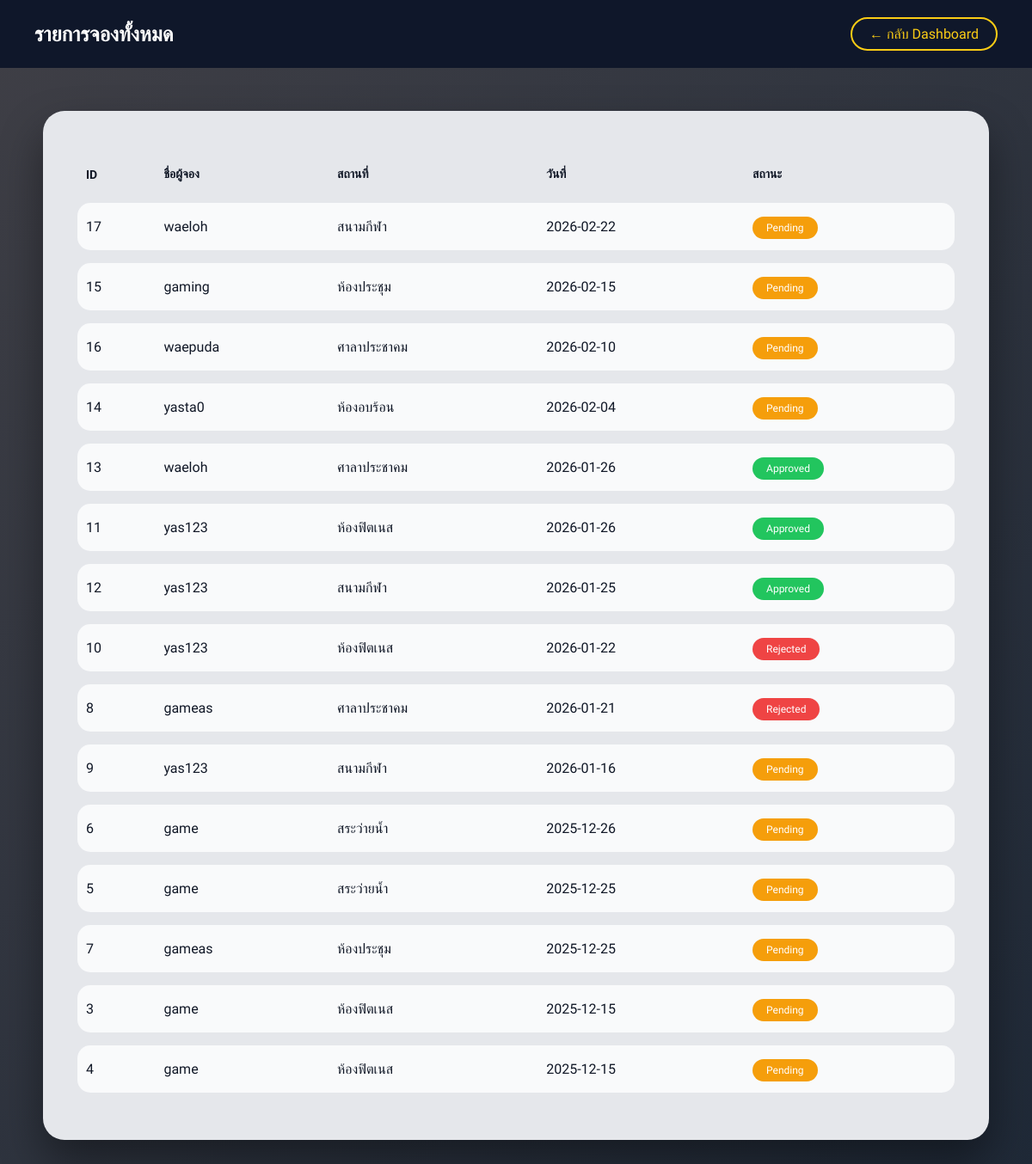
The app's page /admin/admin_bookings.php with its own data.
### tables this page shows
CREATE TABLE `bookings` (
  `id` int(11) NOT NULL,
  `user_id` int(11) DEFAULT NULL,
  `place_id` int(11) DEFAULT NULL,
  `booking_date` date DEFAULT NULL,
  `start_time` time DEFAULT NULL,
  `end_time` time DEFAULT NULL,
  `STATUS` enum('pending','approved','rejected') DEFAULT 'pending',
  `note` text DEFAULT NULL
);

CREATE TABLE `users` (
  `id` int(11) NOT NULL,
  `username` varchar(50) DEFAULT NULL,
  `PASSWORD` varchar(255) DEFAULT NULL,
  `role` enum('admin','user') DEFAULT 'user'
);

CREATE TABLE `places` (
  `id` int(11) NOT NULL,
  `place_name` varchar(100) DEFAULT NULL,
  `description` text DEFAULT NULL
);

### admin/admin_bookings.php (the view, shortened to what this page needs)
<?php
require '../db.php';
$sql = "
SELECT
    b.id,
    u.username AS user_name,
    p.place_name,
    b.booking_date,
    b.start_time,
    b.end_time,
    b.status
FROM bookings b
JOIN users u ON b.user_id = u.id
JOIN places p ON b.place_id = p.id
ORDER BY b.booking_date DESC
";
$stmt = $pdo->prepare($sql);
$stmt->execute();
?>
<!DOCTYPE html>
<html lang="th">
<head>
<link rel="stylesheet" href="admin_bookings.css">
</head>
<body>
<div class="topbar">
    <div class="topbar-content">
        <h1>รายการจองทั้งหมด</h1>
        <a href="dashboard.php" class="back-btn">← กลับ Dashboard</a>
    </div>
</div>
<div class="container">
    <div class="table-box">
        <table class="booking-table">
            <thead>
                <tr>
                    <th>ID</th>
                    <th>ชื่อผู้จอง</th>
                    <th>สถานที่</th>
                    <th>วันที่</th>
                    <th>สถานะ</th>
                </tr>
            </thead>
            <tbody>
            <?php if($stmt->rowCount() > 0): ?>
                <?php while($row = $stmt->fetch(PDO::FETCH_ASSOC)): ?>
                <tr>
                   <td><?= $row['id'] ?></td>
                   <td><?= htmlspecialchars($row['user_name']) ?></td>
                   <td><?= htmlspecialchars($row['place_name']) ?></td>
                   <td><?= $row['booking_date'] ?></td>
                   <td>
                        <?php
                        $status = $row['status'];
                        $class = '';
                        if($status == 'pending') $class = 'pending';
                        elseif($status == 'approved') $class = 'approved';
                        elseif($status == 'rejected') $class = 'rejected';
                        ?>
                        <span class="status <?= $class ?>">
                            <?= ucfirst($status) ?>
                        </span>
                   </td>
                </tr>
                <?php endwhile; ?>
            <?php else: ?>
                <tr>
                    <td colspan="5" class="empty">ไม่มีข้อมูลการจอง</td>
                </tr>
            <?php endif; ?>
            </tbody>
        </table>
    </div>
</div>
</body>
</html>

### admin/admin_bookings.css (style rules this page uses)
* { margin:0; padding:0; box-sizing:border-box; font-family:'Kanit',sans-serif; }
body { min-height:100vh; background:linear-gradient(135deg,#3f3f46,#1f2937); color:#fff; }
.topbar { background:#0f172a; padding:20px 40px; }
.topbar-content { display:flex; justify-content:space-between; align-items:center; }
.topbar h1 { font-size:24px; }
.back-btn { text-decoration:none; padding:8px 20px; border-radius:25px; border:2px solid #facc15; color:#facc15; transition:0.3s; }
.container { padding:50px; }
.table-box { background:#e5e7eb; border-radius:25px; padding:40px; box-shadow:0 25px 50px rgba(0,0,0,0.4); color:#111827; }
.booking-table { width:100%; border-collapse:separate; border-spacing:0 15px; }
.booking-table th { text-align:left; padding:10px; font-size:14px; }
.booking-table td { padding:18px 10px; background:#f9fafb; }
.booking-table tr td:first-child { border-top-left-radius:15px; border-bottom-left-radius:15px; }
.booking-table tr td:last-child { border-top-right-radius:15px; border-bottom-right-radius:15px; }
.status { padding:6px 16px; border-radius:999px; font-size:12px; color:#fff; }
.pending { background:#f59e0b; }
.approved { background:#22c55e; }
.rejected { background:#ef4444; }

### records on screen
bookings: id "17", user.username "waeloh", place.place_name "สนามกีฬา", booking_date "2026-02-22", STATUS "Pending"
bookings: id "15", user.username "gaming", place.place_name "ห้องประชุม", booking_date "2026-02-15", STATUS "Pending"
bookings: id "16", user.username "waepuda", place.place_name "ศาลาประชาคม", booking_date "2026-02-10", STATUS "Pending"
bookings: id "14", user.username "yasta0", place.place_name "ห้องอบร้อน", booking_date "2026-02-04", STATUS "Pending"
bookings: id "13", user.username "waeloh", place.place_name "ศาลาประชาคม", booking_date "2026-01-26", STATUS "Approved"
bookings: id "11", user.username "yas123", place.place_name "ห้องฟิตเนส", booking_date "2026-01-26", STATUS "Approved"
bookings: id "12", user.username "yas123", place.place_name "สนามกีฬา", booking_date "2026-01-25", STATUS "Approved"
bookings: id "10", user.username "yas123", place.place_name "ห้องฟิตเนส", booking_date "2026-01-22", STATUS "Rejected"
bookings: id "8", user.username "gameas", place.place_name "ศาลาประชาคม", booking_date "2026-01-21", STATUS "Rejected"
bookings: id "9", user.username "yas123", place.place_name "สนามกีฬา", booking_date "2026-01-16", STATUS "Pending"
bookings: id "6", user.username "game", place.place_name "สระว่ายน้ำ", booking_date "2025-12-26", STATUS "Pending"
bookings: id "5", user.username "game", place.place_name "สระว่ายน้ำ", booking_date "2025-12-25", STATUS "Pending"
bookings: id "7", user.username "gameas", place.place_name "ห้องประชุม", booking_date "2025-12-25", STATUS "Pending"
bookings: id "3", user.username "game", place.place_name "ห้องฟิตเนส", booking_date "2025-12-15", STATUS "Pending"
bookings: id "4", user.username "game", place.place_name "ห้องฟิตเนส", booking_date "2025-12-15", STATUS "Pending"
